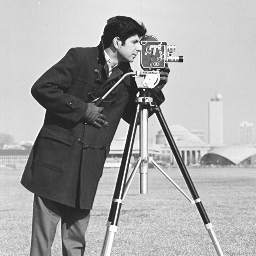
#> input picture Exercises/Week_1_Basics/1_2_Image_Basics/Python/cameraman.bmp, 256 x 256 px
$ python 1_2_Exercise.py
#> lines starting #> are read from the running program, lines starting #| are printed output that depends on the picture
import matplotlib.pyplot as plt
import numpy as np


def get_image_statistics(image):
    print(f"Image shape: {image.shape}")
    print(f"Minimum pixel value: {image.min()}")
    print(f"Maximum pixel value: {image.max()}")
    print(f"Datatype of pixels: {type(image[0,0])}")


image = plt.imread("cameraman.bmp")
#> image is the input picture: shape (256, 256); min 22, max 255, mean 166.9

get_image_statistics(image)
#| Image shape: (256, 256)
#| Minimum pixel value: 22
#| Maximum pixel value: 255
#| Datatype of pixels: <class 'numpy.uint8'>

plt.figure()
plt.imshow(image, cmap="gray")
plt.title("Original image")
# =============================================================================
# Histogram
# =============================================================================
image_flattened = image.flatten()

plt.figure()
bin_vals, bin_edges, _ = plt.hist(image_flattened, bins=256)
#> bin_vals = 256 values, max 2596 at index 210, min 0 at index 11, mean 256; bin_edges = 257 values from 22 to 255
plt.title("Histogram")

plt.show()
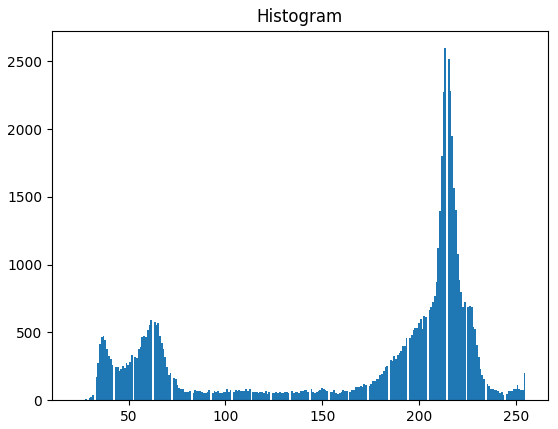
#> figure drawn by matplotlib, 1 panel; tallest bar 2596 high, from x = 213.1 to 214
